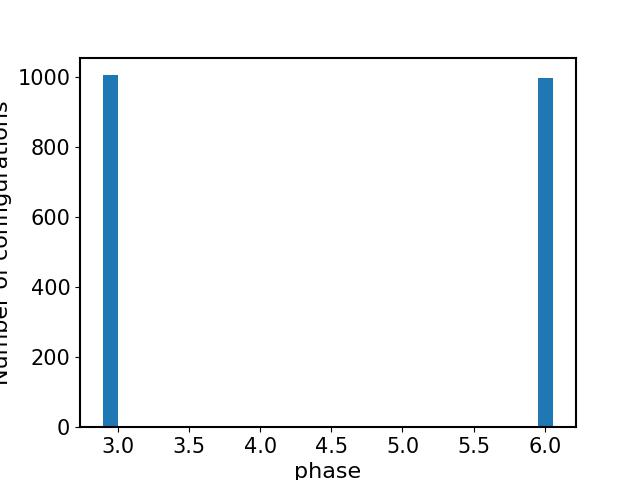

This chart was generated by the following Python code:
import os
import csv
import numpy as np
import tensorflow as tf
import statistics as stt
import matplotlib.pyplot as plt
import seaborn as sns
from tensorflow import keras

import sys
sys.path.append('..')
sys.path.append('.')

from graph import Hypercube
from sampler import MetropolisExchange
from symmetry import C4v
from model import AmpCNNPhiMultiLinear,AmpCNNPhiSiteBond
plt.rcParams.update({'font.size': 16})
plt.rcParams.update({'font.weight': 'normal'})
plt.rcParams.update({'axes.labelweight': 'normal'})
plt.rc('axes', linewidth = 1.5)
plt.rc('xtick', labelsize = 15)
plt.rc('ytick', labelsize = 15)

color1 = 'cornflowerblue'
color2 = 'forestgreen'

square2d = Hypercube(length=6, dimension=2, pbc=True, next_nearest=False)
symmetry = C4v(length = square2d.length)

def marshall_sign(binary,lattice_size):
    sum_sign=0
    #sum a checkboard sublattice
    for i in range(lattice_size):
        for j in range(lattice_size):
            if i%2==0 and j%2==0:
                sum_sign+=(binary[lattice_size*i+j]+1)/2
            if i%2==1 and j%2==1:
                sum_sign+=(binary[lattice_size*i+j]+1)/2
            
    return (sum_sign%2)*np.pi

##### FIRST ONE: J2/J1=0

# configurations used in the training
label1 = r'$J_2/J_1 = 0$'
mcmc_data1 = np.load('result/AmpCNNComplexPhiMultiLinear_SUN6_mass4_symmetrized_adaptivestep_samples.npy')

# Network prediction
load_model_path1 = 'result/AmpCNNComplexPhiMultiLinear_SUN6_mass4_symmetrized_adaptivestep'
mlp1 = AmpCNNPhiMultiLinear(length = square2d.length, dimension = square2d.dimension, loadpath = load_model_path1, symmetry = symmetry)
pred1 = mlp1.log_val(tf.constant(mcmc_data1))
phase1 = tf.math.imag(pred1).numpy()
phase1 = phase1 % (2*np.pi)
phase1 = tf.squeeze(phase1)
lnA1 = tf.math.real(pred1).numpy()
lnA1 = lnA1 - tf.reduce_max(lnA1)
lnA1 = tf.squeeze(lnA1)

# Marshall sign rule
marshall_sign_config1=[]
for config1 in mcmc_data1:
    sign1 = marshall_sign(config1,square2d.length)
    marshall_sign_config1.append(sign1)

# Calculate included angle: [0,pi]
diff1 = phase1.numpy() - marshall_sign_config1
diff1 = diff1 % (2*np.pi)
diff1 = diff1 - stt.mean(diff1)

##### SECOND ONE: J2/J1=0.5

# configurations used in the training
label2 = r'$J_2/J_1 = 0.5$'
mcmc_data2 = np.load('result/AmpCNNComplexPhiMultiLinear_SUN6_mass4_symmetrized_adaptivestep_j205_samples.npy')

# Network prediction
load_model_path2 = 'result/AmpCNNComplexPhiMultiLinear_SUN6_mass4_symmetrized_adaptivestep_j205'
mlp2 = AmpCNNPhiMultiLinear(length = square2d.length, dimension = square2d.dimension, loadpath = load_model_path2, symmetry = symmetry)
pred2 = mlp2.log_val(tf.constant(mcmc_data2))
phase2 = tf.math.imag(pred2).numpy()
phase2 = phase2 % (2*np.pi)
phase2 = tf.squeeze(phase2)
lnA2 = tf.math.real(pred2).numpy()
lnA2 = lnA2 - tf.reduce_max(lnA2)
lnA2 = tf.squeeze(lnA2)

# Marshall sign rule
marshall_sign_config2=[]
for config2 in mcmc_data2:
    sign2 = marshall_sign(config2,square2d.length)
    marshall_sign_config2.append(sign2)

# Calculate included angle: [0,pi]
diff2 = phase2.numpy() - marshall_sign_config2
diff2 = diff2 % (2*np.pi)
diff2 = diff2 - stt.mean(diff2)

# Draw plots
plt.hist(phase1,bins=30)
plt.xlabel('phase')
plt.ylabel('Number of configurations')
plt.savefig('./draw/phase.jpg')

plt.clf()
plt.cla()
fig = plt.figure()
ax = fig.add_subplot(projection='polar')
ax.scatter(phase1,lnA1,marker='.',label=label1)
ax.scatter(phase2,lnA2,marker='.',label=label2)
plt.legend(loc='upper center')
plt.savefig('./draw/phase_polar.jpg')

plt.clf()
plt.cla()
plt.hist(marshall_sign_config1,bins=30)
plt.xlabel('Marshall sign')
plt.ylabel('Number of configurations')
plt.savefig('./draw/marshall_sign.jpg')

# How to draw the difference?
fig, ax = plt.subplots(figsize=[7,6], dpi=300, nrows=1, ncols=1)
ax.ecdf(diff1,label = label1,color=color1)
ax.ecdf(diff2,label = label2,color=color2)
print('std_diff1',stt.stdev(diff1))
print('std_diff2',stt.stdev(diff2))
ax.set_xlabel(r'Phase relative to MSR, $\Phi - \Phi_{MSR}$')
ax.set_xlim(left=-0.05,right=0.05)
ax.set_ylabel('Cumulative distribution function')
ax.legend()
ax.grid(which='major',axis='both')
plt.savefig('./draw/marshall_sign_diff.pdf',bbox_inches = 'tight', pad_inches=0.1)

plt.clf()
plt.cla()
plt.scatter(x = marshall_sign_config2,y = phase2,marker='*')
plt.xlabel('Marshall sign')
plt.ylabel('Network prediction')
plt.savefig('./draw/marshall_sign_diff_2D.jpg')


print("### INFO ### plot saved")
